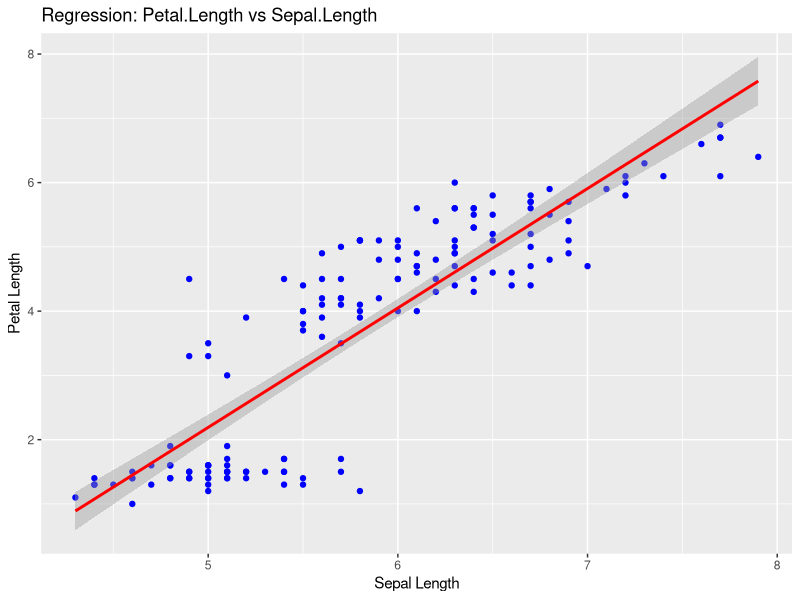
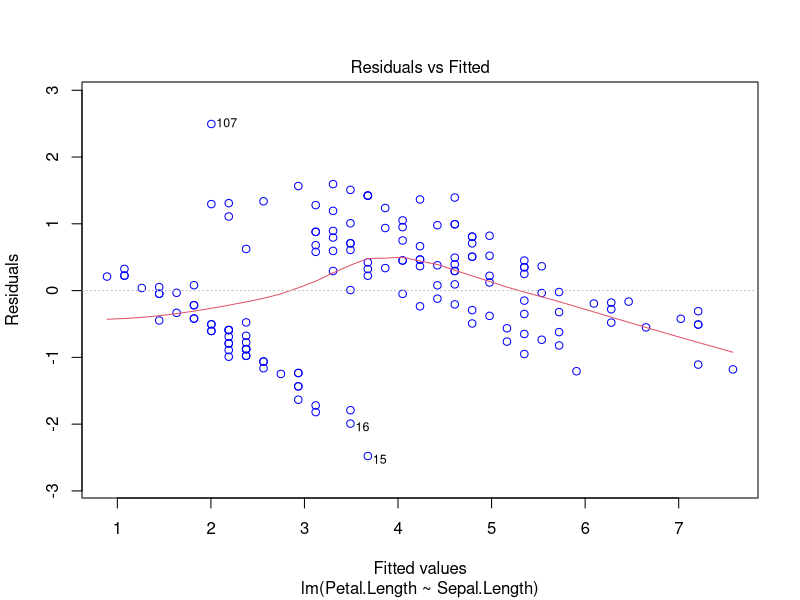
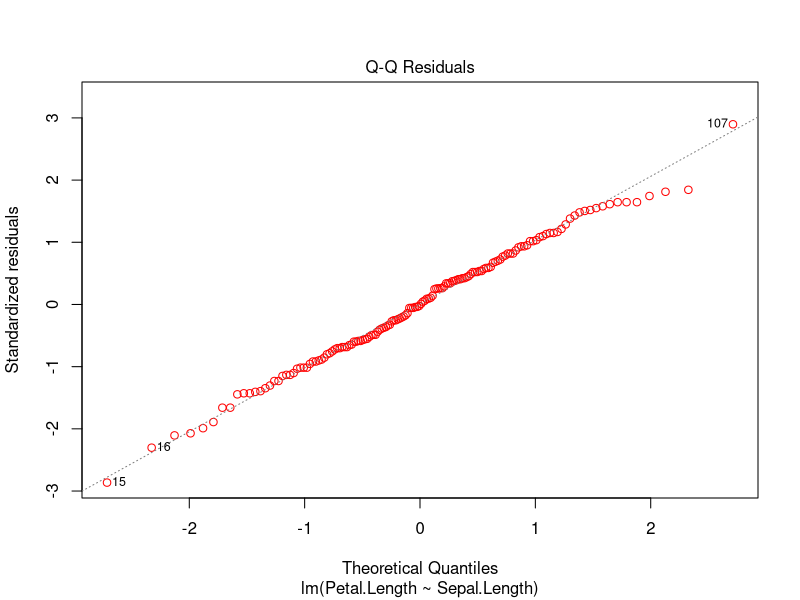
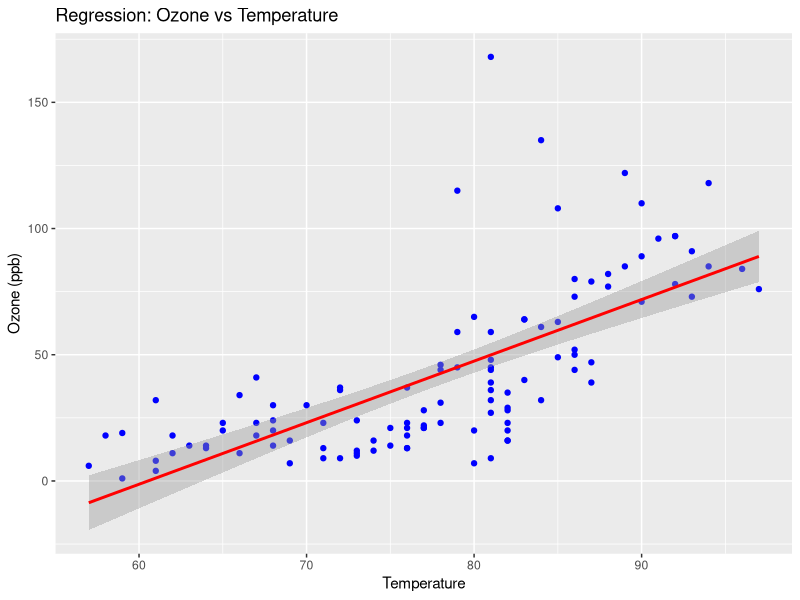

Source code (R) for these figures, in order:
library(dplyr)
library(ggplot2)

#1 Regression model predicting Petal.Length from Sepal.Length in iris
data("iris")

# Simple Linear Regression
model1 <- lm(Petal.Length ~ Sepal.Length, data = iris)
summary(model1)

# Plot regression line
ggplot(iris, aes(x = Sepal.Length, y = Petal.Length)) +
  geom_point(color = "blue") +
  geom_smooth(method = "lm", se = TRUE, color = "red") +
  labs(title = "Regression: Petal.Length vs Sepal.Length",
       x = "Sepal Length", y = "Petal Length")

#2 Multiple regression model predicting mpg using wt, hp, and drat in mtcars


# Load dataset
data("mtcars")

# Multiple Linear Regression
model2 <- lm(mpg ~ wt + hp + drat, data = mtcars)
summary(model2)

# Q3. Check R² and Adjusted R² of the model in Q2


# Display R-squared values
summary(model2)$r.squared
summary(model2)$adj.r.squared


#4 Plot residuals of regression model in Q1 and interpret


# Residual vs Fitted Plot
plot(model1, which = 1, col = "blue")

# Q-Q Plot for residuals
plot(model1, which = 2, col = "red")


#5 Build regression model predicting Ozone using Temp from airquality


# Load dataset
data("airquality")

# Remove missing values to avoid NA errors
airquality <- na.omit(airquality)

# Simple Linear Regression
air_model <- lm(Ozone ~ Temp, data = airquality)
summary(air_model)

# Plot regression line
ggplot(airquality, aes(x = Temp, y = Ozone)) +
  geom_point(color = "blue") +
  geom_smooth(method = "lm", se = TRUE, color = "red") +
  labs(title = "Regression: Ozone vs Temperature",
       x = "Temperature", y = "Ozone (ppb)")
